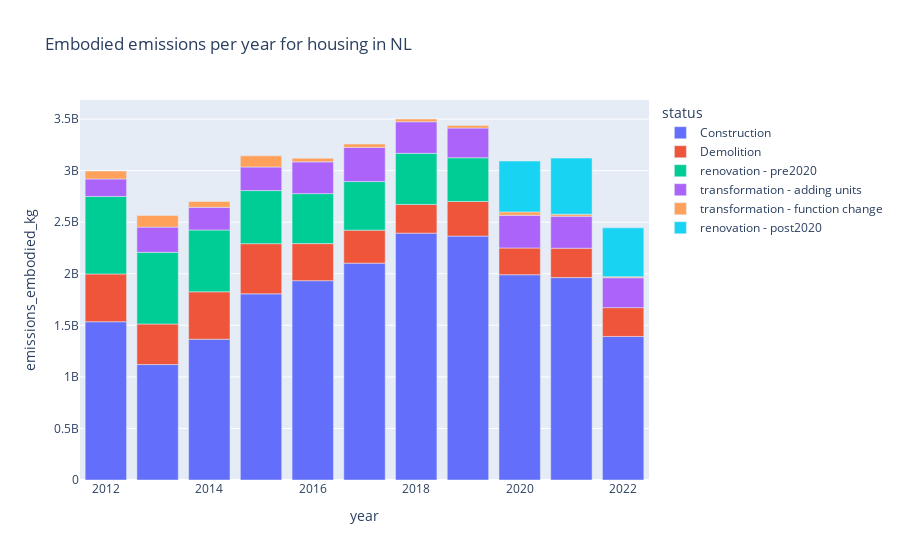
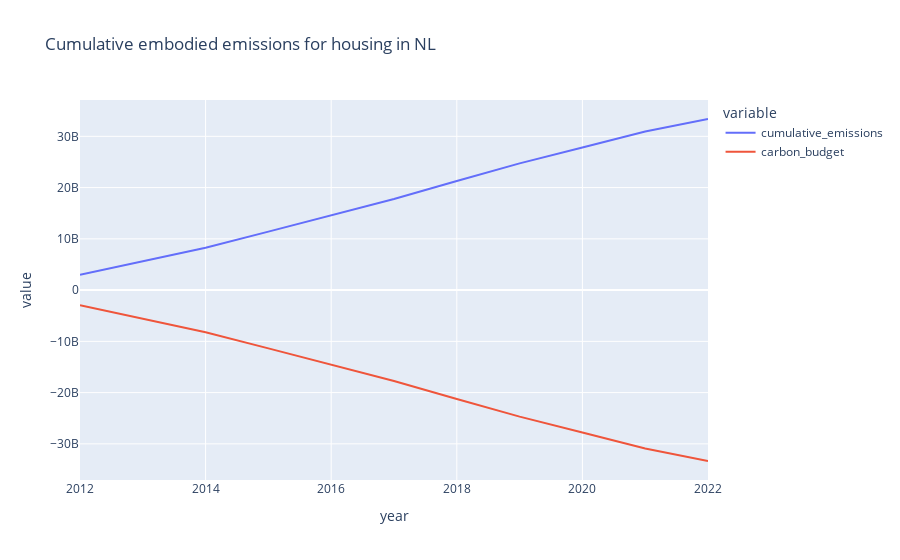

Notebook code cell kept with these figures, in order:
### Markdown cell above
# Visualize embodied emissions (2011 - now)
- total embodied emissions 
- embodied emissions for one municipality
- embodied emissions for all municipalities (highlight highest and lowest municipalities)

### Code cell
# get embodied emissions for housing in NL
query = ''' 
SELECT year, status, SUM(emissions_embodied_kg) AS emissions_embodied_kg
FROM emissions_embodied_housing_nl 
WHERE year >= 2012 AND year <= 2022
GROUP BY year, status
ORDER BY year, status
'''
df_byStatus = pd.read_sql_query(query, engine)
def translate_status(x): 
    if x == 'Bouw gestart': 
        return 'Construction'
    elif x == 'Pand gesloopt': 
        return 'Demolition'
    elif x == 'Verbouwing pand': 
        return 'Renovation'
    else: 
        return x 
df_byStatus.status = df_byStatus.status.map(lambda x: translate_status(x))

# bar chart for embodied emissions per year
fig = px.bar(df_byStatus, x='year', y='emissions_embodied_kg', color = 'status', title='Embodied emissions per year for housing in NL')
fig.show()

df = df_byStatus.groupby('year').sum().emissions_embodied_kg.reset_index()

# calculate cumulative emissions and carbon budget
carbon_budget = 41000000 # carbon budget for only embodied emissions. budget for all emissions is 112,000,000 tons 
df['cumulative_emissions'] = df['emissions_embodied_kg'].cumsum()
df['carbon_budget'] = carbon_budget - df['cumulative_emissions']

# line chart for cumulative embodied emissions and carbon budget 
fig = px.line(df, x='year', y=['cumulative_emissions', 'carbon_budget'], title='Cumulative embodied emissions for housing in NL')
fig.update_yaxes(range=[0, None])
fig.show()

# TODO: combine pre and post renovation into one category - renovation

### Figure 1 — Plotly figure (JSON) as saved in the notebook; plotly's stock layout.template omitted (floating-point values rounded to 4 significant figures)
{"data": [{"alignmentgroup": "True", "hovertemplate": "status=Construction<br>year=%{x}<br>emissions_embodied_kg=%{y}<extra></extra>", "legendgroup": "Construction", "marker": {"color": "#636efa", "pattern": {"shape": ""}}, "name": "Construction", "offsetgroup": "Construction", "orientation": "v", "showlegend": true, "textposition": "auto", "type": "bar", "x": [2012, 2013, 2014, 2015, 2016, 2017, 2018, 2019, 2020, 2021, 2022], "xaxis": "x", "y": [1534601860, 1119361112, 1365332036, 1805133568, 1932968840, 2103102608, 2394072248, 2365378184, 1990606292, 1962773328, 1392125992], "yaxis": "y"}, {"alignmentgroup": "True", "hovertemplate": "status=Demolition<br>year=%{x}<br>emissions_embodied_kg=%{y}<extra></extra>", "legendgroup": "Demolition", "marker": {"color": "#EF553B", "pattern": {"shape": ""}}, "name": "Demolition", "offsetgroup": "Demolition", "orientation": "v", "showlegend": true, "textposition": "auto", "type": "bar", "x": [2012, 2013, 2014, 2015, 2016, 2017, 2018, 2019, 2020, 2021, 2022], "xaxis": "x", "y": [463578346, 393605597, 459976363, 486938452, 359370627, 319844756, 278829166, 335780060, 259633836, 285018811, 279352458], "yaxis": "y"}, {"alignmentgroup": "True", "hovertemplate": "status=renovation - pre2020<br>year=%{x}<br>emissions_embodied_kg=%{y}<extra></extra>", "legendgroup": "renovation - pre2020", "marker": {"color": "#00cc96", "pattern": {"shape": ""}}, "name": "renovation - pre2020", "offsetgroup": "renovation - pre2020", "orientation": "v", "showlegend": true, "textposition": "auto", "type": "bar", "x": [2012, 2013, 2014, 2015, 2016, 2017, 2018, 2019], "xaxis": "x", "y": [751433508, 694997604, 599198670, 514560438, 484732710, 471261042, 495022752, 424007640], "yaxis": "y"}, {"alignmentgroup": "True", "hovertemplate": "status=transformation - adding units<br>year=%{x}<br>emissions_embodied_kg=%{y}<extra></extra>", "legendgroup": "transformation - adding units", "marker": {"color": "#ab63fa", "pattern": {"shape": ""}}, "name": "transformation - adding units", "offsetgroup": "transformation - adding units", "orientation": "v", "showlegend": true, "textposition": "auto", "type": "bar", "x": [2012, 2013, 2014, 2015, 2016, 2017, 2018, 2019, 2020, 2021, 2022], "xaxis": "x", "y": [169675758, 244499094, 219747528, 228754008, 308123928, 331474248, 306102258, 288353898, 316529640, 310215528, 289891476], "yaxis": "y"}, {"alignmentgroup": "True", "hovertemplate": "status=transformation - function change<br>year=%{x}<br>emissions_embodied_kg=%{y}<extra></extra>", "legendgroup": "transformation - function change", "marker": {"color": "#FFA15A", "pattern": {"shape": ""}}, "name": "transformation - function change", "offsetgroup": "transformation - function change", "orientation": "v", "showlegend": true, "textposition": "auto", "type": "bar", "x": [2012, 2013, 2014, 2015, 2016, 2017, 2018, 2019, 2020, 2021, 2022], "xaxis": "x", "y": [76739670, 112093884, 56310282, 108158148, 35163072, 32127606, 26849844, 24806376, 33057486, 19867176, 10528686], "yaxis": "y"}, {"alignmentgroup": "True", "hovertemplate": "status=renovation - post2020<br>year=%{x}<br>emissions_embodied_kg=%{y}<extra></extra>", "legendgroup": "renovation - post2020", "marker": {"color": "#19d3f3", "pattern": {"shape": ""}}, "name": "renovation - post2020", "offsetgroup": "renovation - post2020", "orientation": "v", "showlegend": true, "textposition": "auto", "type": "bar", "x": [2020, 2021, 2022], "xaxis": "x", "y": [493140942, 543901932, 473414130], "yaxis": "y"}], "layout": {"barmode": "relative", "legend": {"title": {"text": "status"}, "tracegroupgap": 0}, "title": {"text": "Embodied emissions per year for housing in NL"}, "xaxis": {"anchor": "y", "domain": [0, 1], "title": {"text": "year"}}, "yaxis": {"anchor": "x", "domain": [0, 1], "title": {"text": "emissions_embodied_kg"}}}}

### Figure 2 — Plotly figure (JSON) as saved in the notebook; plotly's stock layout.template omitted (floating-point values rounded to 4 significant figures)
{"data": [{"hovertemplate": "variable=cumulative_emissions<br>year=%{x}<br>value=%{y}<extra></extra>", "legendgroup": "cumulative_emissions", "line": {"color": "#636efa", "dash": "solid"}, "marker": {"symbol": "circle"}, "mode": "lines", "name": "cumulative_emissions", "orientation": "v", "showlegend": true, "type": "scatter", "x": [2012, 2013, 2014, 2015, 2016, 2017, 2018, 2019, 2020, 2021, 2022], "xaxis": "x", "y": [2996029142, 5560586433, 8261151312, 11404695926, 14525055103, 17782865363, 21283741631, 24722067789, 27815035985, 30936812760, 33382125502], "yaxis": "y"}, {"hovertemplate": "variable=carbon_budget<br>year=%{x}<br>value=%{y}<extra></extra>", "legendgroup": "carbon_budget", "line": {"color": "#EF553B", "dash": "solid"}, "marker": {"symbol": "circle"}, "mode": "lines", "name": "carbon_budget", "orientation": "v", "showlegend": true, "type": "scatter", "x": [2012, 2013, 2014, 2015, 2016, 2017, 2018, 2019, 2020, 2021, 2022], "xaxis": "x", "y": [-2955029142, -5519586433, -8220151312, -11363695926, -14484055103, -17741865363, -21242741631, -24681067789, -27774035985, -30895812760, -33341125502], "yaxis": "y"}], "layout": {"legend": {"title": {"text": "variable"}, "tracegroupgap": 0}, "title": {"text": "Cumulative embodied emissions for housing in NL"}, "xaxis": {"anchor": "y", "domain": [0, 1], "title": {"text": "year"}}, "yaxis": {"anchor": "x", "domain": [0, 1], "range": [0, null], "title": {"text": "value"}}}}
